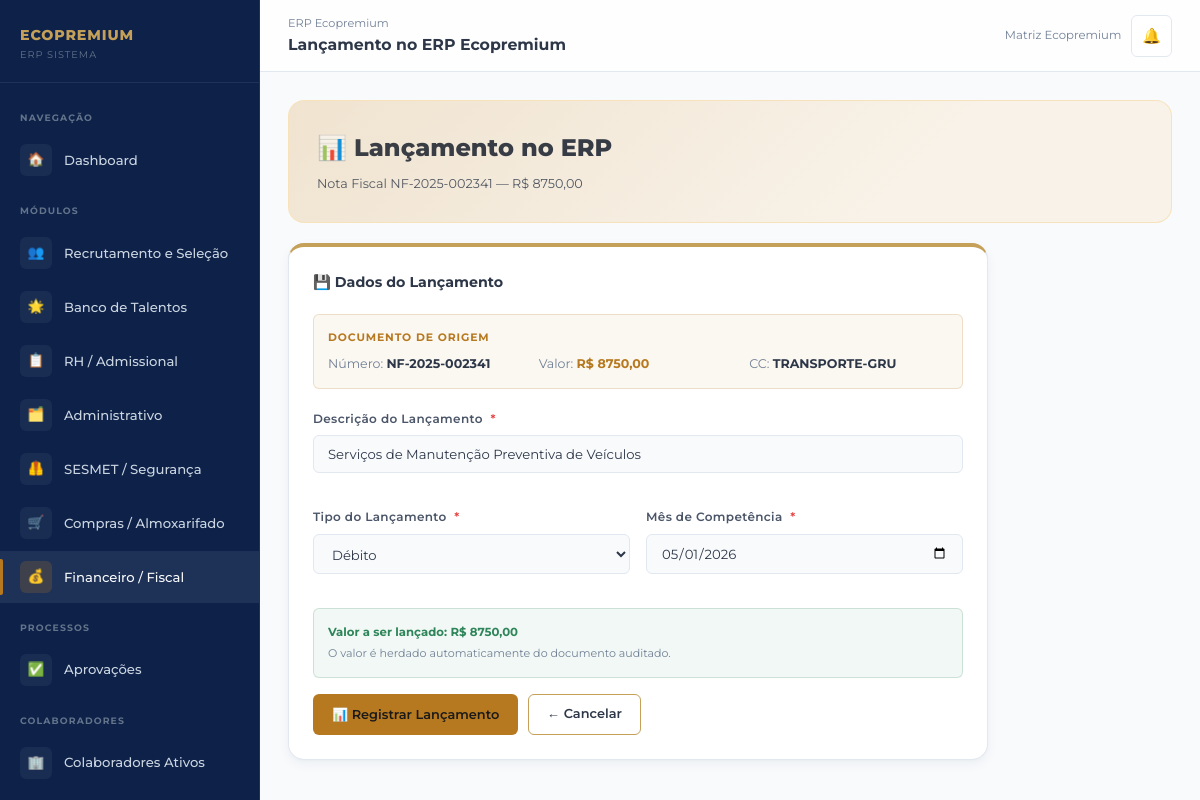
/financeiro/documento/2/lancar/ (signed in), run on the app's committed database.
### core/models.py (models this page shows, shortened)
class PerfilUsuario(models.Model):
    PERFIS = [
        ('admin', 'Administrador'),
        ('gestor', 'Gestor'),
        ('rh', 'RH / Departamento Pessoal'),
        ('financeiro', 'Financeiro / Fiscal'),
        ('sesmet', 'SESMET / Segurança do Trabalho'),
        ('compras', 'Compras / Almoxarifado'),
        ('operacional', 'Operacional'),
    ]
    MARCAS = [
        ('eco_premium', 'Eco Premium'),
        ('trip_premium', 'Trip Premium'),
        ('log_premium', 'Log Premium'),
        ('matriz', 'Matriz Ecopremium'),
    ]
    usuario = models.OneToOneField(User, on_delete=models.CASCADE, related_name='perfil')
    perfil = models.CharField(max_length=20, choices=PERFIS, default='operacional')
    marca = models.CharField(max_length=20, choices=MARCAS, default='eco_premium')
    unidade = models.CharField(max_length=100, default='Matriz')
    telefone = models.CharField(max_length=20, blank=True)
    avatar_iniciais = models.CharField(max_length=3, blank=True)
    criado_em = models.DateTimeField(auto_now_add=True)
    class Meta:
        verbose_name = 'Perfil de Usuário'
        verbose_name_plural = 'Perfis de Usuários'

### financeiro/models.py (models this page shows, shortened)
class DocumentoFinanceiro(models.Model):
    TIPOS = [
        ('nota_fiscal', 'Nota Fiscal'),
        ('contrato', 'Contrato'),
        ('reembolso', 'Reembolso'),
        ('pagamento', 'Pagamento'),
        ('faturamento', 'Faturamento'),
        ('recibo', 'Recibo'),
        ('boleto', 'Boleto Bancário'),
    ]
    STATUS = [
        ('recebido', 'Recebido'),
        ('em_auditoria', 'Em Auditoria Interna'),
        ('informacoes_incorretas', 'Informações Incorretas'),
        ('aguardando_correcao', 'Aguardando Correção'),
        ('aprovado_lancamento', 'Aprovado para Lançamento'),
        ('lancado', 'Lançado no ERP'),
        ('arquivado', 'Arquivado'),
    ]
    tipo = models.CharField(max_length=20, choices=TIPOS, verbose_name='Tipo de Documento')
    numero_documento = models.CharField(max_length=50, verbose_name='Número do Documento')
    descricao = models.CharField(max_length=300, verbose_name='Descrição')
    valor = models.DecimalField(max_digits=14, decimal_places=2, verbose_name='Valor (R$)')
    centro_custo = models.CharField(max_length=100, verbose_name='Centro de Custo')
    unidade = models.CharField(max_length=100, verbose_name='Unidade')
    cnpj_emitente = models.CharField(max_length=18, blank=True, verbose_name='CNPJ do Emitente')
    razao_social_emitente = models.CharField(max_length=200, blank=True, verbose_name='Razão Social')
    contratos_vinculados = models.CharField(max_length=200, blank=True, verbose_name='Contratos Vinculados')
    data_emissao = models.DateField(verbose_name='Data de Emissão')
    data_vencimento = models.DateField(null=True, blank=True, verbose_name='Data de Vencimento')
    status = models.CharField(max_length=30, choices=STATUS, default='recebido')
    motivo_rejeicao = models.TextField(blank=True, verbose_name='Motivo da Rejeição')
    recebido_por = models.ForeignKey(User, on_delete=models.SET_NULL, null=True, blank=True,
                                      related_name='documentos_recebidos')
    criado_em = models.DateTimeField(auto_now_add=True)
    atualizado_em = models.DateTimeField(auto_now=True)
    class Meta:
        verbose_name = 'Documento Financeiro'
        verbose_name_plural = 'Documentos Financeiros'
        ordering = ['-criado_em']

### financeiro/views.py (the view, shortened to what this page needs)
# urls.py: path('documento/<int:doc_pk>/lancar/', views.lancar_erp, name='lancar_erp'),
@login_required
def lancar_erp(request, doc_pk):
    doc = get_object_or_404(DocumentoFinanceiro, pk=doc_pk)
    return render(request, 'financeiro/lancar_erp.html', {
        'documento': doc,
        'tipos': LancamentoERP.TIPOS,
    })

### templates/financeiro/lancar_erp.html (shortened to what this page needs)
{% extends 'base.html' %}
{% block nav_financeiro %}active{% endblock %}
{% block topbar_title %}Lançamento no ERP Ecopremium{% endblock %}
{% block content %}
<div class="module-banner mod-banner-6" style="margin-bottom:20px;">
  <div class="mod-title">📊 Lançamento no ERP</div>
  <div class="mod-desc">{{ documento.get_tipo_display }} {{ documento.numero_documento }} — R$ {{ documento.valor|floatformat:2 }}</div>
</div>
<div style="max-width:700px;">
  <div class="card">
    <div class="card-header">
      <div class="card-title">💾 Dados do Lançamento</div>
    </div>
    <div style="padding:14px;background:rgba(183,121,31,0.06);border:1px solid rgba(183,121,31,0.2);border-radius:var(--radius-sm);margin-bottom:20px;">
      <div style="font-size:0.72rem;color:var(--mod6-yellow);text-transform:uppercase;letter-spacing:.08em;font-weight:700;">Documento de Origem</div>
      <div style="display:grid;grid-template-columns:1fr 1fr 1fr;gap:12px;margin-top:8px;font-size:0.84rem;">
        <div><span style="color:var(--text-muted);">Número:</span> <strong>{{ documento.numero_documento }}</strong></div>
        <div><span style="color:var(--text-muted);">Valor:</span> <strong style="color:var(--mod6-yellow);">R$ {{ documento.valor|floatformat:2 }}</strong></div>
        <div><span style="color:var(--text-muted);">CC:</span> <strong>{{ documento.centro_custo }}</strong></div>
      </div>
    </div>
    <form method="post">
      <div class="form-grid">
        <div class="form-group form-full">
          <label class="form-label">Descrição do Lançamento <span class="required">*</span></label>
          <input type="text" name="descricao" class="form-control" required
                 value="{{ documento.descricao }}"
                 placeholder="Descrição clara do lançamento...">
        </div>
        <div class="form-group">
          <label class="form-label">Tipo do Lançamento <span class="required">*</span></label>
          <select name="tipo" class="form-control" required>
            {% for val, label in tipos %}
            <option value="{{ val }}">{{ label }}</option>
            {% endfor %}
          </select>
        </div>
        <div class="form-group">
          <label class="form-label">Mês de Competência <span class="required">*</span></label>
          <input type="date" name="competencia" class="form-control" required
                 value="{{ documento.data_emissao|date:'Y-m-01' }}">
        </div>
      </div>
      <div style="padding:14px;background:rgba(47,133,90,0.06);border:1px solid rgba(47,133,90,0.2);border-radius:var(--radius-sm);margin:16px 0;">
        <div style="font-size:0.78rem;color:var(--success);font-weight:700;">Valor a ser lançado: R$ {{ documento.valor|floatformat:2 }}</div>
        <div style="font-size:0.74rem;color:var(--text-muted);margin-top:4px;">O valor é herdado automaticamente do documento auditado.</div>
      </div>
      <div class="gateway-actions">
        <button type="submit" class="btn btn-mod6">📊 Registrar Lançamento</button>
        <a href="{% url 'detalhe_documento' documento.pk %}" class="btn btn-outline">← Cancelar</a>
      </div>
    </form>
  </div>
</div>
{% endblock %}

### templates/base.html (shortened to what this page needs)
{% load static %}
<!DOCTYPE html>
<html lang="pt-BR">
<head>
  <link rel="stylesheet" href="{% static 'css/main.css' %}?v=2">
</head>
<body>
<div class="erp-layout">
  <aside class="sidebar" id="sidebar">
    <div class="sidebar-logo">
      <div class="sidebar-logo-text">
        <div class="brand-name">ECOPREMIUM</div>
        <div class="brand-sub">ERP Sistema</div>
      </div>
    </div>
    <nav class="sidebar-nav">
      <div class="nav-section-label">Navegação</div>
      <a href="{% url 'dashboard' %}" class="nav-item {% block nav_dashboard %}{% endblock %}">
        <span class="nav-icon">🏠</span>
        Dashboard
      </a>
      <div class="nav-section-label">Módulos</div>
      <a href="{% url 'lista_vagas' %}" class="nav-item mod1 {% block nav_recrutamento %}{% endblock %}">
        <span class="nav-icon">👥</span>
        Recrutamento e Seleção
      </a>
      <a href="{% url 'banco_talentos' %}" class="nav-item mod1 {% block nav_talentos %}{% endblock %}">
        <span class="nav-icon">🌟</span>
        Banco de Talentos
      </a>
      <a href="{% url 'lista_admissoes' %}" class="nav-item mod2 {% block nav_admissional %}{% endblock %}">
        <span class="nav-icon">📋</span>
        RH / Admissional
      </a>
      <a href="{% url 'lista_demandas' %}" class="nav-item mod3 {% block nav_administrativo %}{% endblock %}">
        <span class="nav-icon">🗂️</span>
        Administrativo
      </a>
      <a href="{% url 'dashboard_sesmet' %}" class="nav-item mod4 {% block nav_sesmet %}{% endblock %}">
        <span class="nav-icon">🦺</span>
        SESMET / Segurança
      </a>
      <a href="{% url 'painel_compras' %}" class="nav-item mod5 {% block nav_compras %}{% endblock %}">
        <span class="nav-icon">🛒</span>
        Compras / Almoxarifado
      </a>
      <a href="{% url 'painel_financeiro' %}" class="nav-item mod6 {% block nav_financeiro %}{% endblock %}">
        <span class="nav-icon">💰</span>
        Financeiro / Fiscal
      </a>
      <div class="nav-section-label">Processos</div>
      <a href="{% url 'aprovacoes_pendentes' %}" class="nav-item {% block nav_aprovacoes %}{% endblock %}" id="navAprovacoes">
        <span class="nav-icon">✅</span>
        Aprovações
      </a>
      <div class="nav-section-label">Colaboradores</div>
      <a href="{% url 'lista_colaboradores' %}" class="nav-item {% block nav_colaboradores %}{% endblock %}">
        <span class="nav-icon">🏢</span>
        Colaboradores Ativos
      </a>
    </nav>
  </aside>
  <div class="main-content">
    <div class="topbar">
      <div class="topbar-title">
        <span class="breadcrumb">ERP Ecopremium</span>
        {% block topbar_title %}Dashboard{% endblock %}
      </div>
      <div class="topbar-actions">
        <span style="font-size:0.78rem;color:var(--text-muted);">
          {% if user.perfil %}{{ user.perfil.get_marca_display }}{% endif %}
        </span>
        <a href="#" class="notif-btn" id="notifBtn" title="Notificações">
          🔔
        </a>
      </div>
    </div>
    <div class="content-area">
      {% block content %}{% endblock %}
    </div>
  </div>
</div>
</body>
</html>

### data on the page
DocumentoFinanceiro: tipo "Nota Fiscal", numero_documento "NF-2025-002341", valor "8750,00", centro_custo "TRANSPORTE-GRU", descricao "Serviços de Manutenção Preventiva de Veículos", competencia "05/01/2026"

### other printed values
{{ user.perfil.get_marca_display }} "Matriz Ecopremium"
form field tipo "Débito"
